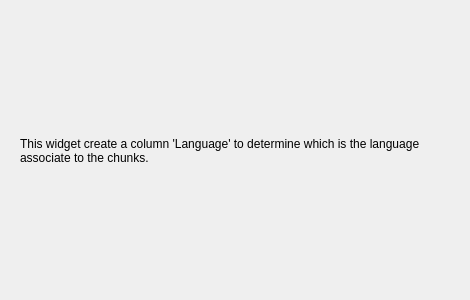
<?xml version="1.0" encoding="UTF-8"?>
<ui version="4.0">
 <class>Form</class>
 <widget class="QWidget" name="Form">
  <property name="geometry">
   <rect>
    <x>0</x>
    <y>0</y>
    <width>470</width>
    <height>300</height>
   </rect>
  </property>
  <property name="windowTitle">
   <string>Form</string>
  </property>
  <widget class="QLabel" name="Description">
   <property name="geometry">
    <rect>
     <x>20</x>
     <y>20</y>
     <width>431</width>
     <height>261</height>
    </rect>
   </property>
   <property name="text">
    <string>This widget create a column 'Language' to determine which is the language associate to the chunks.</string>
   </property>
   <property name="textFormat">
    <enum>Qt::AutoText</enum>
   </property>
   <property name="alignment">
    <set>Qt::AlignLeading|Qt::AlignLeft|Qt::AlignVCenter</set>
   </property>
   <property name="wordWrap">
    <bool>true</bool>
   </property>
  </widget>
 </widget>
 <resources/>
 <connections/>
</ui>
